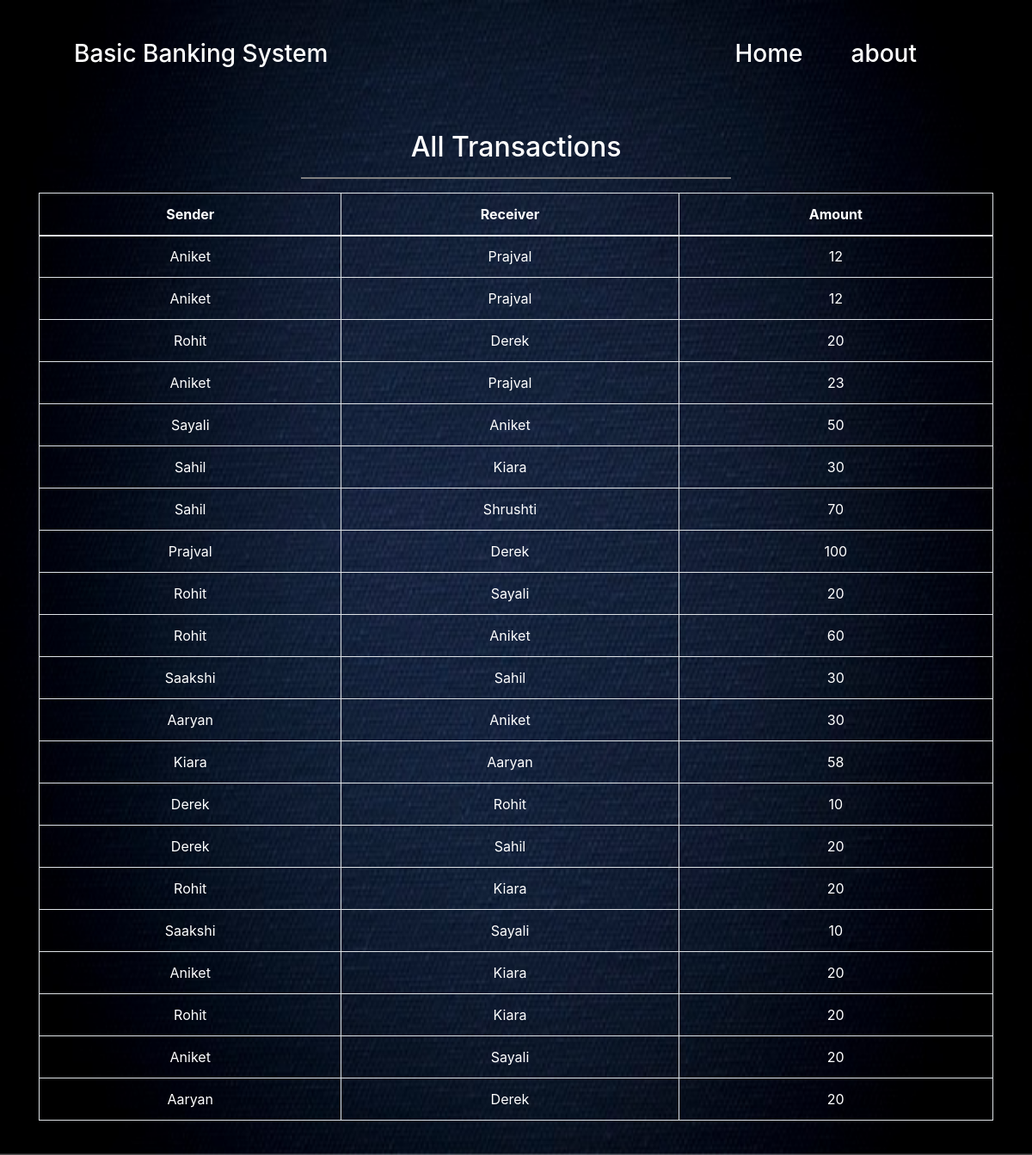
Screenshot of /transactions.php with the database file from the repository.
### tables this page shows
CREATE TABLE `mini_statement` (
  `sender` varchar(50) NOT NULL,
  `receiver` varchar(50) NOT NULL,
  `amount` double DEFAULT NULL
);

### transactions.php (the view, shortened to what this page needs)
<?php
$con=mysqli_connect('localhost','root','','banking_system');
$q="select *from mini_statement";
$result=mysqli_query($con,$q);
?>
<!DOCTYPE html>
<html>
<head>
 <?php
include "includes/links.php";
  ?>
</head>
<body>
<div id="bg_img2">
   <nav class="navbar navbar-expand-md navbar-dark">
    <div class="container-fluid" style="padding-left: 70px; padding-right: 70px; padding-top: 30px;">
        <a class="navbar-brand" href="#"><h3>Basic Banking System</h3></a>
        <div class="collapse navbar-collapse" id="navbarSupportedContent">
          <ul class="navbar-nav ml-auto">
            <li class="nav-item active" style="padding-right: 40px;";>
            <a class="nav-link" href="index.php"><h3>Home</h3> <span class="sr-only">(current)</span></a>
            </li>
            <li class="nav-item active" style="padding-right: 40px;">
            <a class="nav-link" href="about.php"><h3>about</h3></a>
            </li>
          </ul>
    </div>
   </nav>
<br>
<br>
    <div class="container">
      <center>
        <h2 class="text-white">All Transactions</h2>
        <hr style="width:500px ;height:2px;border-width:0;color:gray;background-color:gray">
        <table class="table table-bordered">
    <thead>
      <tr>
        <th>Sender</th>
        <th>Receiver</th>
        <th>Amount</th>
      </tr>
    </thead>
    <tbody>
      <tr>
      <?php while($row = $result->fetch_assoc()) { ?>
      <tr>
        <td><?php echo $row["sender"]; ?></td>
        <td><?php echo $row["receiver"]; ?></td>
        <td><?php echo $row["amount"]; ?></td>
      </tr>
      <?php } ?>
    </tbody>
  </table>
      </center>
    </div>
<br>
  </body>
</html>

### transactions.php (style rules this page uses)
#bg_img2 { background-image: url('img/12.jpg'); background-size: 100% 100%; background-attachment: fixed; width: 100%; height: 100%; }
table, td, th { border: 1px solid white; text-align: center; color: white; padding-top: 10px; padding-bottom: 10px; }
table { width: 100%; border-collapse: collapse; }

### rows the page displays
mini_statement: sender "Aniket", receiver "Prajval", amount "12"
mini_statement: sender "Aniket", receiver "Prajval", amount "12"
mini_statement: sender "Rohit", receiver "Derek", amount "20"
mini_statement: sender "Aniket", receiver "Prajval", amount "23"
mini_statement: sender "Sayali", receiver "Aniket", amount "50"
mini_statement: sender "Sahil", receiver "Kiara", amount "30"
mini_statement: sender "Sahil", receiver "Shrushti", amount "70"
mini_statement: sender "Prajval", receiver "Derek", amount "100"
mini_statement: sender "Rohit", receiver "Sayali", amount "20"
mini_statement: sender "Rohit", receiver "Aniket", amount "60"
mini_statement: sender "Saakshi", receiver "Sahil", amount "30"
mini_statement: sender "Aaryan", receiver "Aniket", amount "30"
mini_statement: sender "Kiara", receiver "Aaryan", amount "58"
mini_statement: sender "Derek", receiver "Rohit", amount "10"
mini_statement: sender "Derek", receiver "Sahil", amount "20"
mini_statement: sender "Rohit", receiver "Kiara", amount "20"
mini_statement: sender "Saakshi", receiver "Sayali", amount "10"
mini_statement: sender "Aniket", receiver "Kiara", amount "20"
mini_statement: sender "Rohit", receiver "Kiara", amount "20"
mini_statement: sender "Aniket", receiver "Sayali", amount "20"
mini_statement: sender "Aaryan", receiver "Derek", amount "20"
